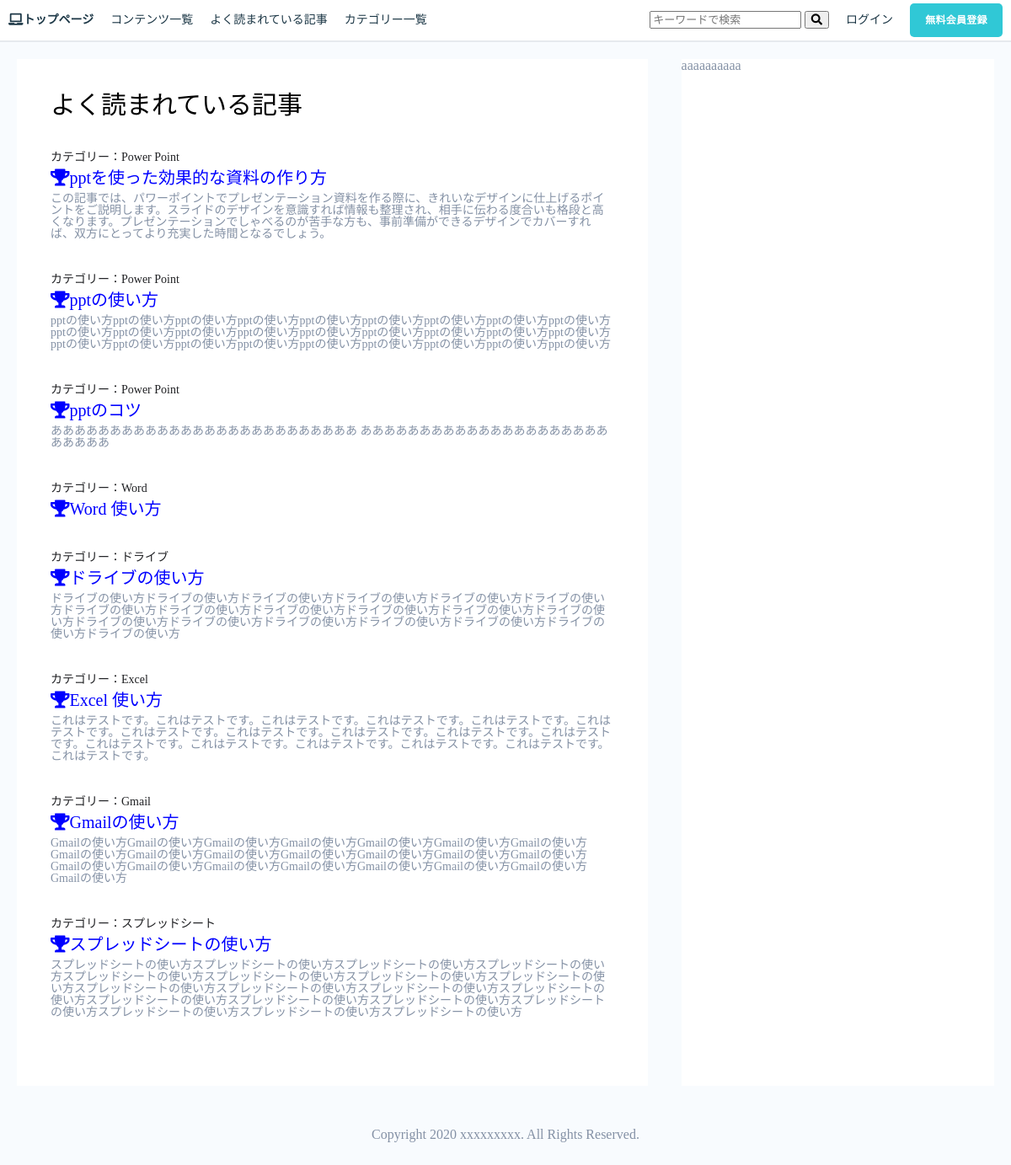
The page /ranking/ on the database its author committed.
### ITsupermanapp/models.py (models this page shows, shortened)
class PostModel(models.Model):
    category = models.ForeignKey(Category, on_delete=models.CASCADE)
    tags = models.ManyToManyField(Tag, blank=True)
    title = models.CharField(max_length=255)
    content = RichTextUploadingField(blank=True, null=True)
    description = models.TextField(blank=True)
    created_at = models.DateTimeField(auto_now_add=True)
    updated_at = models.DateTimeField(auto_now=True)
    published_at = models.DateTimeField(blank=True, null=True)
    is_public = models.BooleanField(default=False)
    views = models.PositiveIntegerField(default=0)
    class Meta:
        ordering = ['-created_at']

class Category(models.Model):
    parent = models.ForeignKey('self', related_name='children' ,on_delete=models.CASCADE, blank=True, null=True)
    name = models.CharField(max_length=255)
    slug = models.SlugField(unique=True)
    timestamp = models.DateTimeField(auto_now_add=True)
    def __str__(self):
        return self.name

### ITsupermanapp/views.py (the view)
# urls.py: path('ranking/', RankingList.as_view(), name='ranking' ),
class RankingList(ListView):
    model = PostModel
    template_name = 'ranking.html'
    paginate_by = 10
    queryset= PostModel.objects.order_by('-views')
    def get_context_data(self, *args, **kwargs):
        context = super().get_context_data(*args, **kwargs)
        context["allcats"] = Category.objects.filter(parent=None)
        return context

### templates/ranking.html (shortened to what this page needs)
{% extends 'base.html' %}
{% load static %}
{% block customcss %}
    <link rel="stylesheet" href="{% static 'style.css' %}">
    <link rel="stylesheet" href="{% static 'reset.css' %}">
{% endblock customcss %}
{% block header %}
<header>
    <ul class="h-left">
        {% if user.id %}
        <li><a href="/mypage/{{ user.id }}"><i class="fas fa-laptop">マイページ</i></a></li>
        {% else %}
        <li><a href="{% url 'toppage' %}"><i class="fas fa-laptop">トップページ</i></a></li>
        {% endif %}
        <li><a href="{%url 'all_contents'%}">コンテンツ一覧</a></li>
        <li><a href="{%url 'ranking'%}">よく読まれている記事</a></li>
        <li class="ctg-lists"><a href="#">カテゴリー一覧</a></li>
    </ul>
    <ul class="h-right">
        <li>
            <form action="{% url 'search' %}" method="GET">
                <input type="search" style="font-size: 13px; width: 180px;" placeholder="キーワードで検索" name="key_search" id="q_in_topbar" value="" autocomplete="off">
                <button type="submit" ><i class="fas fa-search"></i></button>
            </form>
        </li>
        {% if user.id %}
        <li>{{ user.username }}さん</li>
        <li><a href="{% url 'logout' %}">ログアウト</a></li>
        {% else %}
        <li><a href="{% url 'login' %}">ログイン</a></li>
        <li><a class="btn" href="{% url 'create' %}">無料会員登録</a></li>
        {% endif %}
    </ul>
</header>
{% endblock header %}
{% block main %}
<div id="list-global-container">
    <div class="list-main-container">
        <h2 class="entry-title">よく読まれている記事</h2>
        {% for item in object_list %}
        <div class="list-item">
            <div class="link-box">
                <a href="{% url 'post_detail'  item.pk %}" class="link-item">
                    <div class="item-category">
                        カテゴリー：{{item.category}}
                    </div>
                    <h3 class="item-title"><span class="fa fa-trophy"></span>{{item.title}}</h3>
                </a>
            </div>
            <div class="description">
                {{item.description}}
            </div>
        </div>
        {% endfor %}
    </div>
    <div class="list-aside-container">
        aaaaaaaaaa
    </div>
</div>
{% endblock main%}

### static/style.css (style rules this page uses)
* { box-sizing: border-box; }
body { color: #8491a5; font-family: "AvenirNext", "Lato", "Hirago KakuGothic ProN", Meiryo, sans-serif; font-size: 1rem; background-color: #F8FBFE; }
a { text-decoration: none; color: #1c3746; }
h1, h2, h3, h4, h5, h6 { color: #2b546a; font-weight: normal; }
.btn { display: inline-block; text-align: center; padding: 0px 16px; text-decoration: none; cursor: pointer; transition: all 0.3s ease-in-out 0s; color: rgb(255, 255, 255); background-color: rgb(48, 200, 214); font-size: 0.75rem; min-width: 110px; line-height: 40px; font-family: AvenirNext, Lato, "Hirago KakuGothic ProN", Meiryo, sans-serif; border-radius: 5px; font-weight: bold; letter-spacing: 0.02em; }
header li { line-height: 48px; margin: 0 10px; font-size: 14px; }
header { background-color: white; overflow: hidden; border-bottom: 2px solid #E6EAEE!important; }
.h-left { float: left; display: flex; }
.h-right { float: right; display: flex; }
#list-global-container { margin: 0 auto; display: flex; padding: 20px 0; }
.list-main-container { background-color: #ffffff; width: 66.66666667%; margin: 0 20px; padding: 40px; }
.list-aside-container { background-color: #ffffff; width: 33.333333%; margin: 0 20px; }
.entry-title { color: black; font-size: 30px; margin-bottom: 40px; }
.item-category { color:#202124; font-size: 14px; margin-bottom: 7px; }
.item-title { color: blue; font-size: 20px; margin-bottom: 7px; padding-bottom: 1px; }
.description { font-size: 14px; margin-bottom: 40px; }

### rows shown on the page
PostModel: category "Power Point", title "pptを使った効果的な資料の作り方", description "この記事では、パワーポイントでプレゼンテーション資料を作る際に、きれいなデザインに仕上げるポイントをご説明します。スライドのデザインを意識すれば情報も整理され、相手に伝わる度合いも格段と高くなります。プレゼンテーションでしゃべるのが苦手な方も、事前準備ができるデザインでカバーすれば、双方にとってより充実した時間となるでしょう。"
PostModel: category "Power Point", title "pptの使い方", description "pptの使い方pptの使い方pptの使い方pptの使い方pptの使い方pptの使い方pptの使い方pptの使い方pptの使い方pptの使い方pptの使い方pptの使い方pptの使い方pptの使い方pptの使い方pptの使い方pptの使い方pptの使い方pptの使い方pptの使い方pptの使い方pptの使い方pptの使い方pptの使い方pptの使い方pptの使い方pptの使い方"
PostModel: category "Power Point", title "pptのコツ", description "ああああああああああああああああああああああああああ ああああああああああああああああああああああああああ"
PostModel: category "Word", title "Word 使い方"
PostModel: category "ドライブ", title "ドライブの使い方", description "ドライブの使い方ドライブの使い方ドライブの使い方ドライブの使い方ドライブの使い方ドライブの使い方ドライブの使い方ドライブの使い方ドライブの使い方ドライブの使い方ドライブの使い方ドライブの使い方ドライブの使い方ドライブの使い方ドライブの使い方ドライブの使い方ドライブの使い方ドライブの使い方ドライブの使い方"
PostModel: category "Excel", title "Excel 使い方", description "これはテストです。これはテストです。これはテストです。これはテストです。これはテストです。これはテストです。これはテストです。これはテストです。これはテストです。これはテストです。これはテストです。これはテストです。これはテストです。これはテストです。これはテストです。これはテストです。これはテストです。"
PostModel: category "Gmail", title "Gmailの使い方", description "Gmailの使い方Gmailの使い方Gmailの使い方Gmailの使い方Gmailの使い方Gmailの使い方Gmailの使い方Gmailの使い方Gmailの使い方Gmailの使い方Gmailの使い方Gmailの使い方Gmailの使い方Gmailの使い方Gmailの使い方Gmailの使い方Gmailの使い方Gmailの使い方Gmailの使い方Gmailの使い方Gmailの使い方Gmailの使い方"
PostModel: category "スプレッドシート", title "スプレッドシートの使い方", description "スプレッドシートの使い方スプレッドシートの使い方スプレッドシートの使い方スプレッドシートの使い方スプレッドシートの使い方スプレッドシートの使い方スプレッドシートの使い方スプレッドシートの使い方スプレッドシートの使い方スプレッドシートの使い方スプレッドシートの使い方スプレッドシートの使い方スプレッドシートの使い方スプレッドシートの使い方スプレッドシートの使い方スプレッドシートの使い方スプレッドシートの使い方スプレッドシートの使い方スプレッドシートの使い方"
